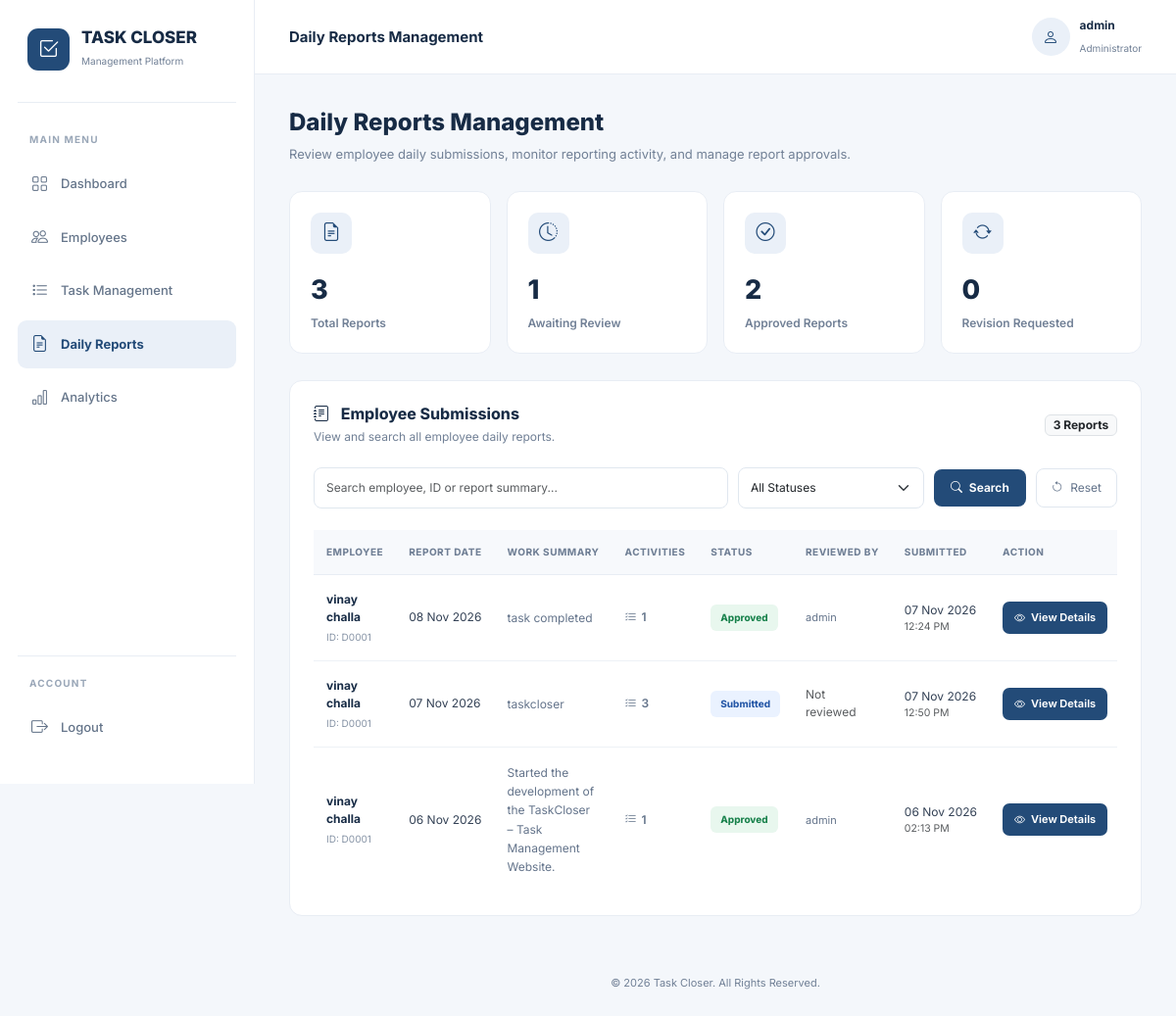
Page /daily-reports/admin/ (signed in) on the committed database.
### accounts/models.py (models this page shows, shortened)
class CustomUser(AbstractUser):
    date_joined = None
    class Role(models.TextChoices):
        ADMIN = 'ADMIN', 'Admin'
        EMPLOYEE = 'EMPLOYEE', 'Employee'
    role = models.CharField(
        max_length=20,
        choices=Role.choices,
        default=Role.EMPLOYEE
    )
    email = models.EmailField(
        unique=True,
        verbose_name='Email Address'
    )
    phone = models.CharField(
        max_length=15,
        blank=True,
        null=True
    )
    profile_picture = models.ImageField(
        upload_to='profiles/',
        blank=True,
        null=True
    )

### daily_reports/models.py (models this page shows, shortened)
class DailyReport(models.Model):
    class Status(models.TextChoices):
        DRAFT = 'DRAFT', 'Draft'
        SUBMITTED = 'SUBMITTED', 'Submitted'
        APPROVED = 'APPROVED', 'Approved'
        REJECTED = 'REJECTED', 'Rejected'
        REVISION = 'REVISION', 'Revision Requested'
    employee = models.ForeignKey(
        Employee,
        on_delete=models.CASCADE,
        related_name='daily_reports'
    )
    report_date = models.DateField()
    summary = models.TextField(
        help_text='Summary of your work for the day.'
    )
    challenges = models.TextField(blank=True)
    pending_work = models.TextField(blank=True)
    tomorrow_plan = models.TextField(blank=True)
    status = models.CharField(
        max_length=20,
        choices=Status.choices,
        default=Status.DRAFT
    )
    admin_feedback = models.TextField(blank=True)
    reviewed_by = models.ForeignKey(
        settings.AUTH_USER_MODEL,
        on_delete=models.SET_NULL,
        null=True,
        blank=True,
        related_name='reviewed_daily_reports'
    )
    reviewed_at = models.DateTimeField(
        null=True,
        blank=True
    )
    submitted_at = models.DateTimeField(
        null=True,
        blank=True
    )
    created_at = models.DateTimeField(auto_now_add=True)
    updated_at = models.DateTimeField(auto_now=True)
    class Meta:
        verbose_name = 'Daily Report'
        verbose_name_plural = 'Daily Reports'
        ordering = ['-report_date', '-created_at']
        constraints = [
            models.UniqueConstraint(
                fields=['employee', 'report_date'],
                name='unique_employee_daily_report'
            )
        ]

### employees/models.py (models this page shows, shortened)
class Employee(models.Model):
    class Gender(models.TextChoices):
        MALE = 'MALE', 'Male'
        FEMALE = 'FEMALE', 'Female'
        OTHER = 'OTHER', 'Other'
    class EmploymentStatus(models.TextChoices):
        ACTIVE = 'ACTIVE', 'Active'
        INACTIVE = 'INACTIVE', 'Inactive'
        RESIGNED = 'RESIGNED', 'Resigned'
    user = models.OneToOneField(
        settings.AUTH_USER_MODEL,
        on_delete=models.CASCADE,
        related_name='employee_profile'
    )
    employee_id = models.CharField(
        max_length=20,
        unique=True
    )
    department = models.CharField(
        max_length=100
    )
    designation = models.CharField(
        max_length=100
    )
    manager = models.ForeignKey(
        settings.AUTH_USER_MODEL,
        on_delete=models.SET_NULL,
        null=True,
        blank=True,
        related_name='managed_employees'
    )
    gender = models.CharField(
        max_length=10,
        choices=Gender.choices,
        blank=True
    )
    date_of_birth = models.DateField(
        null=True,
        blank=True
    )
    date_of_joining = models.DateField(
        null=True,
        blank=True
    )
    address = models.TextField(
        blank=True
    )
    employment_status = models.CharField(
        max_length=20,
        choices=EmploymentStatus.choices,
        default=EmploymentStatus.ACTIVE
    )
    created_at = models.DateTimeField(
        auto_now_add=True
    )
    updated_at = models.DateTimeField(
        auto_now=True
    )
    class Meta:
        verbose_name = 'Employee'
        verbose_name_plural = 'Employees'
        ordering = ['employee_id']

### daily_reports/views.py (the view, shortened to what this page needs)
@login_required
def admin_daily_reports(request):
    if request.user.role != 'ADMIN':
        return redirect('dashboard:employee_dashboard')
    reports = DailyReport.objects.select_related(
        'employee',
        'employee__user',
        'reviewed_by'
    ).prefetch_related(
        'work_entries',
        'work_entries__images'
    )
    search_query = request.GET.get('q', '').strip()
    selected_status = request.GET.get(
        'status',
        ''
    ).strip()
    valid_statuses = [
        value
        for value, label in DailyReport.Status.choices
    ]
    if selected_status in valid_statuses:
        reports = reports.filter(
            status=selected_status
        )
    total_reports = DailyReport.objects.count()
    submitted_reports = DailyReport.objects.filter(
        status=DailyReport.Status.SUBMITTED
    ).count()
    approved_reports = DailyReport.objects.filter(
        status=DailyReport.Status.APPROVED
    ).count()
    rejected_reports = DailyReport.objects.filter(
        status=DailyReport.Status.REJECTED
    ).count()
    revision_reports = DailyReport.objects.filter(
        status=DailyReport.Status.REVISION
    ).count()
    reports = reports.order_by(
        '-report_date',
        '-created_at'
    )
    paginator = Paginator(
        reports,
        10
    )
    page_number = request.GET.get('page')
    page_obj = paginator.get_page(
        page_number
    )
    context = {
        'page_obj': page_obj,
        'reports': page_obj.object_list,
        'search_query': search_query,
        'selected_status': selected_status,
        'total_reports': total_reports,
        'submitted_reports': submitted_reports,
        'approved_reports': approved_reports,
        'rejected_reports': rejected_reports,
        'revision_reports': revision_reports,
        'status_choices': DailyReport.Status.choices,
    }
    return render(
        request,
        'daily_reports/admin_report_list.html',
        context
    )

### templates/daily_reports/admin_report_list.html (shortened to what this page needs)
{% extends "admin/base.html" %}
{% block page_heading %}Daily Reports Management{% endblock %}
{% block reports_active %}active{% endblock %}
{% block content %}
<div class="reports-header">
    <h2>Daily Reports Management</h2>
    <p>
        Review employee daily submissions, monitor reporting activity,
        and manage report approvals.
    </p>
</div>
<div class="row g-3">
    <div class="col-12 col-sm-6 col-xl-3">
        <div class="report-stat-card">
            <div class="stat-top">
                <div class="stat-icon">
                    <i class="bi bi-file-earmark-text"></i>
                </div>
            </div>
            <div class="stat-number">{{ total_reports }}</div>
            <div class="stat-label">Total Reports</div>
        </div>
    </div>
    <div class="col-12 col-sm-6 col-xl-3">
        <div class="report-stat-card">
            <div class="stat-top">
                <div class="stat-icon">
                    <i class="bi bi-clock-history"></i>
                </div>
            </div>
            <div class="stat-number">{{ submitted_reports }}</div>
            <div class="stat-label">Awaiting Review</div>
        </div>
    </div>
    <div class="col-12 col-sm-6 col-xl-3">
        <div class="report-stat-card">
            <div class="stat-top">
                <div class="stat-icon">
                    <i class="bi bi-check-circle"></i>
                </div>
            </div>
            <div class="stat-number">{{ approved_reports }}</div>
            <div class="stat-label">Approved Reports</div>
        </div>
    </div>
    <div class="col-12 col-sm-6 col-xl-3">
        <div class="report-stat-card">
            <div class="stat-top">
                <div class="stat-icon">
                    <i class="bi bi-arrow-repeat"></i>
                </div>
            </div>
            <div class="stat-number">{{ revision_reports }}</div>
            <div class="stat-label">Revision Requested</div>
        </div>
    </div>
</div>
<div class="reports-panel">
    <div class="panel-heading">
        <div>
            <h5>
                <i class="bi bi-journal-text me-2"></i>
                Employee Submissions
            </h5>
            <p>View and search all employee daily reports.</p>
        </div>
        <span class="badge bg-light text-dark border">
            {{ page_obj.paginator.count }} Reports
        </span>
    </div>
    <form method="GET" class="filter-form">
        <input type="text"
               name="q"
               class="form-control search-input"
               placeholder="Search employee, ID or report summary..."
               value="{{ search_query }}">
        <select name="status"
                class="form-select"
                style="max-width: 190px;">
            <option value="">All Statuses</option>
        </select>
        <button type="submit" class="btn-filter">
            <i class="bi bi-search me-1"></i>
            Search
        </button>
        <a href="{% url 'daily_reports:admin_daily_reports' %}"
           class="btn-reset">
            <i class="bi bi-arrow-counterclockwise me-1"></i>
            Reset
        </a>
    </form>
    <div class="table-responsive">
        <table class="table reports-table">
            <thead>
                <tr>
                    <th>Employee</th>
                    <th>Report Date</th>
                    <th>Work Summary</th>
                    <th>Activities</th>
                    <th>Status</th>
                    <th>Reviewed By</th>
                    <th>Submitted</th>
                    <th>Action</th>
                </tr>
            </thead>
            <tbody>
                {% for report in reports %}
                    <tr>
                        <td>
                            <div class="employee-name">
                                {{ report.employee.user.get_full_name|default:report.employee.user.username }}
                            </div>
                            <div class="employee-id">
                                ID: {{ report.employee.employee_id }}
                            </div>
                        </td>
                        <td class="text-nowrap">
                            {{ report.report_date|date:"d M Y" }}
                        </td>
                        <td>
                            <div class="report-summary">
                                {{ report.summary|truncatechars:90 }}
                            </div>
                        </td>
                        <td>
                            <span class="entry-count">
                                <i class="bi bi-list-check"></i>
                                {{ report.work_entries.count }}
                            </span>
                        </td>
                        <td>
                            {% if report.status == 'SUBMITTED' %}
                                <span class="status-badge status-submitted">
                                    Submitted
                                </span>
                            {% elif report.status == 'APPROVED' %}
                                <span class="status-badge status-approved">
                                    Approved
                                </span>
                            {% elif report.status == 'REJECTED' %}
                                <span class="status-badge status-rejected">
                                    Rejected
                                </span>
                            {% elif report.status == 'REVISION' %}
                                <span class="status-badge status-revision">
                                    Revision Requested
                                </span>
                            {% else %}
                                <span class="status-badge status-draft">
                                    Draft
                                </span>
                            {% endif %}
                        </td>
                        <td>
                            {% if report.reviewed_by %}
                                <span class="reviewer-name">
                                    {{ report.reviewed_by.get_full_name|default:report.reviewed_by.username }}
                                </span>
                            {% else %}
                                <span class="text-muted">
                                    Not reviewed
                                </span>
                            {% endif %}
                        </td>
                        <td class="text-nowrap">
                            {% if report.submitted_at %}
                                {{ report.submitted_at|date:"d M Y" }}
                                <div class="text-muted small">
                                    {{ report.submitted_at|date:"h:i A" }}
                                </div>
                            {% else %}
                                <span class="text-muted">—</span>
                            {% endif %}
                        </td>
                        <td>
                            <a href="{% url 'daily_reports:admin_report_detail' report.id %}"
                               class="btn-view-report">
                                <i class="bi bi-eye"></i>
                                View Details
                            </a>
                        </td>
                    </tr>
                {% endfor %}
            </tbody>
        </table>
    </div>
</div>
{% endblock %}

### templates/admin/base.html (shortened to what this page needs)
{% load static %}
<!DOCTYPE html>
<html lang="en">
<head>
    <link href="https://cdn.jsdelivr.net/npm/bootstrap@5.3.7/dist/css/bootstrap.min.css"
          rel="stylesheet">
    <link href="https://cdn.jsdelivr.net/npm/bootstrap-icons@1.13.1/font/bootstrap-icons.min.css"
          rel="stylesheet">
</head>
<body>
<aside class="sidebar" id="sidebar">
    <div class="brand">
        <div class="brand-icon">
            <i class="bi bi-check2-square"></i>
        </div>
        <div>
            <h5>TASK CLOSER</h5>
            <small>Management Platform</small>
        </div>
    </div>
    <div class="nav-section">
        <div class="nav-label">Main Menu</div>
        <a href="{% url 'dashboard:admin_dashboard' %}"
           class="nav-link-custom {% block dashboard_active %}{% endblock %}">
            <i class="bi bi-grid"></i>
            Dashboard
        </a>
        <a href="{% url 'employees:employee_list' %}"
           class="nav-link-custom {% block employees_active %}{% endblock %}">
            <i class="bi bi-people"></i>
            Employees
        </a>
        <a href="{% url 'tasks:task_list' %}"
           class="nav-link-custom {% block tasks_active %}{% endblock %}">
            <i class="bi bi-list-task"></i>
            Task Management
        </a>
        <a href="{% url 'daily_reports:admin_daily_reports' %}"
           class="nav-link-custom {% block reports_active %}{% endblock %}">
            <i class="bi bi-file-earmark-text"></i>
            Daily Reports
        </a>
        <a href="{% url 'dashboard:admin_analytics' %}"
           class="nav-link-custom {% block analytics_active %}{% endblock %}">
            <i class="bi bi-bar-chart"></i>
            Analytics
        </a>
    </div>
    <div class="sidebar-bottom">
        <div class="nav-label">Account</div>
        <form method="POST" action="{% url 'accounts:logout' %}">
            <button type="submit"
                    class="nav-link-custom w-100 border-0 bg-transparent text-start">
                <i class="bi bi-box-arrow-right"></i>
                Logout
            </button>
        </form>
    </div>
</aside>
<main class="main-content">
    <header class="topbar">
        <div class="d-flex align-items-center gap-3">
            <h6>{% block page_heading %}Admin Dashboard{% endblock %}</h6>
        </div>
        <div class="topbar-right">
            <div class="admin-profile">
                <div class="profile-avatar">
                    <i class="bi bi-person"></i>
                </div>
                <div class="profile-info">
                    <strong>
                        {{ request.user.get_full_name|default:request.user.username }}
                    </strong>
                    <small>Administrator</small>
                </div>
            </div>
        </div>
    </header>
    <section class="dashboard-content">
        {% block content %}
        {% endblock %}
    </section>
    <footer class="dashboard-footer">
        &copy; {% now "Y" %} Task Closer. All Rights Reserved.
    </footer>
</main>
</body>
</html>

### rows in the picture
CustomUser: user.get_full_name "admin"
DailyReport: employee.user.get_full_name "vinay challa", employee.employee_id "D0001", report_date "08 Nov 2026", summary "task completed", work_entries.count "1", status "Approved", reviewed_by.get_full_name "admin", submitted_at "07 Nov 2026", submitted_at "12:24 PM"
DailyReport: employee.user.get_full_name "vinay challa", employee.employee_id "D0001", report_date "07 Nov 2026", summary "taskcloser", work_entries.count "3", status "Submitted", shows "Not reviewed", submitted_at "07 Nov 2026", submitted_at "12:50 PM"
DailyReport: employee.user.get_full_name "vinay challa", employee.employee_id "D0001", report_date "06 Nov 2026", summary "Started the development of the TaskCloser – Task Management Website.", work_entries.count "1", status "Approved", reviewed_by.get_full_name "admin", submitted_at "06 Nov 2026", submitted_at "02:13 PM"

### other values in the picture
{{ total_reports }} "3"
{{ submitted_reports }} "1"
{{ approved_reports }} "2"
{{ revision_reports }} "0"
{{ page_obj.paginator.count }} "3"
